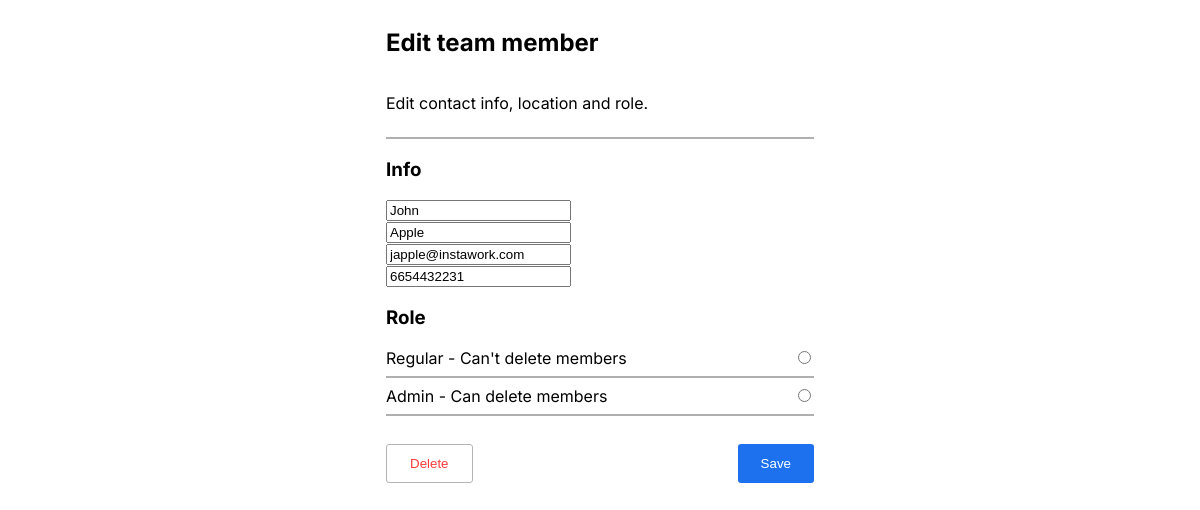
Page /edit-contact/2 on the committed database.
### contact/models.py (models this page shows, shortened)
class Contact(models.Model):
    first_name = models.CharField(max_length=500, null=True)
    last_name = models.CharField(max_length=500)
    phone_number = models.CharField(max_length=20)
    email = models.EmailField(max_length=255)

### contact/views.py (the view, shortened to what this page needs)
# urls.py: path('edit-contact/<str:pk>', views.editContact, name='edit-contact')
def editContact(request, pk):
    contact = Contact.objects.get(id=pk)
    return render(request, 'personEdit.html', {'contact': contact})

### templates/personEdit.html (shortened to what this page needs)
{% load static %}
<!DOCTYPE html>
<html lang="en">
<head>
    <link rel="stylesheet" href="{% static 'style.css' %}">
</head>
<body>
    <div class="container">
        <header class="header">
            <h2>Edit team member</h2>
            <p>Edit contact info, location and role.</p>
        </header>
        <hr>
        <section class="contact_library">
            <h3>Info</h3>
            <form action="" method="POST">
                <div class="contact_form">
                    <input type="text" value="{{contact.first_name | title}}" name="firstName">
                </div>
                <div class="contact_form">
                    <input type="text" value="{{contact.last_name |title}}" name="lastName">
                </div>
                <div class="contact_form">
                    <input type="email" value="{{contact.email}}" name="email">
                </div>
                <div class="contact_form">
                    <input type="tel" value="{{contact.phone_number}}" name="phoneNumber">
                </div>
                <h3>Role</h3>
                <div class="input_info">
                    <label for="choice1">Regular - Can't delete members</label>
                    <input type="radio" id="choice1" name="role">
                    <hr>
                    <label for="choice2">Admin - Can delete members</label>
                    <input type="radio" id="choice2" name="role" >
                <hr>
                <br>
                <input type="button" class="delete_button" value="Delete">
                <input type="submit" class="save_button" value="Save">
            </form>
            </div>
</body>
</html>

### static/style.css (style rules this page uses)
body { font-family: 'Inter', sans-serif; }
.container { max-width: 428px; margin: 0 auto; background-color: #ffffff; min-height: 100vh; }
.header { display: flex; justify-content: space-evenly; padding: 0; margin: 0; align-items: flex-start; flex-direction: column; }
hr { border: 1px solid; color: rgb(176, 176, 176); }
#choice1, #choice2 { float: right; }
.save_button { background-color: #1e71ee; padding: 12px 23px; border-radius: 3px; color: #ffffff; border-style: none; float: right; }
.delete_button { background-color: #ffffff; padding: 11px 23px; border: 1px solid rgb(182, 179, 179); border-radius: 3px; color: #f83b3b; }

### rows in the picture
Contact: firstName "John", lastName "Apple", email "japple@instawork.com", phoneNumber "6654432231"
